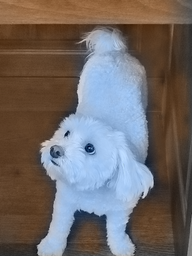
#> input picture images/dog1_interp.png, 192 x 256 px, shrunk from 375 x 500 before the run
$ python gradientshop.py images/dog1_interp.png
#> lines starting #> are read from the running program, lines starting #| are printed output that depends on the picture
DESCRIPTION = '''This is a partial implementation of GradiantShop
https://grail.cs.washington.edu/projects/gradientshop/demos/gs_paper_TOG_2009.pdf
by Kevin You. This implementation is intended to be a lightweight alternative in Python.

Image are assumed to be non-linear sRGB. The following filters are implemented:
1. Non-photorealistic rendering (default): Blurs out detail while preserving edges to achieve artistic effect.
2. Saliency sharpening: Sharpens edges.
3. Sparse interpolation: Takes in guide image and user image with user scribbles applied to guide image.
   Creates a new image with colors from user scribbles and gradients from luminance of guide image.

Constants: Constants include c1, b, c2, sigma, and can be modified in the __main__ body.
In particular, the sigma constant is worth playing around to control the strength of the NPR filter.

Deviations: The most important difference between this implementation and GradientShop is that this
implementation uses a Sobel edge detector instead of one based on second order Gaussian steerable filters.
Another difference is that length estimation via message passing is optional. Good images have been
achieved with none or a lower number of passes. Additionally, sigma is calculated depending on the number of passes.
Finally, for sparse interpolation the target gradients are those of luminance of the guide image.'''

import argparse
import math
import numpy as np
import scipy
import skimage as ski
import datetime

DEBUG = False
MESSAGE = 0

def convolve(ker, image):
    return scipy.signal.convolve2d(image, ker, mode='same', boundary='symm')

def conjugate_gradient(A, b, x_init, epsilon, N):

    x_star = x_init
    r = b - A(x_star)
    d = r
    delta_new = np.sum(np.multiply(r, r))
    n = 0
    while math.sqrt(delta_new) > epsilon and n < N:
        q = A(d)
        eta = delta_new / np.sum(np.multiply(d, q))
        x_star = x_star + eta * d
        r = r - eta * q
        delta_old = delta_new
        delta_new = np.sum(np.multiply(r, r))
        d = r + delta_new / delta_old * d
        n += 1

    if (n < N):
        print("----Used " + str(n) + " iterations")
    else:
        print("----Warning: Used all " + str(n) + " iterations. Residue " + str(math.sqrt(delta_new)) + " remains")

    return x_star

def construct_system(d, g, w, epsilon, N):

    # Matrix operation of A^TA where we are minimizing ||Af-b||
    def ATA(f):

        data_f = np.multiply(w[0], np.multiply(w[0], f))

        shift_left = np.pad(f,((0,0),(0,1)), mode='constant')[:, 1:]
        f_x_int = np.multiply(w[1], shift_left - f)

        shift_right = np.pad(np.multiply(w[1],f_x_int),((0,0),(1,0)), mode='constant')[:, :-1]
        f_x = shift_right - np.multiply(w[1], f_x_int)

        shift_up = np.pad(f,((0,1),(0,0)), mode='constant')[1:, :]
        f_y_int = np.multiply(w[2], shift_up - f)

        shift_down = np.pad(np.multiply(w[2],f_y_int),((1,0),(0,0)), mode='constant')[:-1, :]
        f_y = shift_down - np.multiply(w[2], f_y_int)

        return data_f + f_x + f_y

    # Constructing A^Tb where we are minimizing ||Af-b||
    g_x = np.multiply(w[1], g[0])
    shift_right = np.pad(np.multiply(w[1],g_x),((0,0),(1,0)), mode='constant')[:, :-1]
    b_x = shift_right - np.multiply(w[1], g_x)

    g_y = np.multiply(w[2], g[1])
    shift_down = np.pad(np.multiply(w[2],g_y),((1,0),(0,0)), mode='constant')[:-1, :]
    b_y = shift_down - np.multiply(w[2], g_y)

    ATb = np.multiply(w[0], np.multiply(w[0], d)) + b_x + b_y

    # Solve A^TAx = A^Tb via conjugate gradient method
    return conjugate_gradient(ATA, ATb, d, epsilon, N)


class Filter():

    def d(self):
        return self.d

    def g(self):
        return self.g

    def w(self):
        return self.w

    def ux(self, u):
        shift_left = np.pad(u,((0,0),(0,1)), mode='constant')[:, 1:]
        return shift_left - u

    def uy(self, u):
        shift_up = np.pad(u,((0,1),(0,0)), mode='constant')[1:, :]
        return shift_up - u


    def edge(self, u, R):

        # Local edge
        C2 = convolve(np.array([[1,0,-1],[2,0,-2],[1,0,-1]]), u)
        C3 = convolve(np.array([[1,2,1],[0,0,0],[-1,-2,-1]]), u)

        arg = lambda c : math.atan2(c[0], c[1])
        p_0 = np.apply_along_axis(arg, 0, np.stack([C2, C3]))
        p_m = np.sqrt(C2 ** 2 + C3 ** 2)

        # Edge normalization
        kernel = np.ones((2*R+1,2*R+1))
        p_sum = scipy.signal.convolve2d(p_m, kernel, mode="same", boundary='symm')
        p_sq_sum = scipy.signal.convolve2d(p_m ** 2, kernel, mode="same", boundary='symm')
        p_num = scipy.signal.convolve2d(np.ones(p_m.shape), kernel, mode="same", boundary='symm')

        mu_w = np.divide(p_sum, p_num)
        sigma_w = np.sqrt(np.divide(p_sq_sum - np.divide(p_sum ** 2, p_num), p_num) + 0.00001)
        p_hat = np.divide(p_m - mu_w, sigma_w + 0.00001)

        if DEBUG:
            ski.io.imsave("c2.png", np.clip(255*np.abs(C2)/np.max(np.abs(C2)), 0, 255).astype(np.uint8))
            ski.io.imsave("c3.png", np.clip(255*np.abs(C3)/np.max(np.abs(C3)), 0, 255).astype(np.uint8))
            ski.io.imsave("phat.png", np.clip(255*np.abs(p_hat)/np.max(np.abs(p_hat)), 0, 255).astype(np.uint8))

        # Message passing
        if MESSAGE > 0:
            print("--Begin message passing")
        m0 = np.zeros(u.shape)
        m1 = np.zeros(u.shape)

        # [13 lines left out: function interp, not called in this run]

        for i in range(MESSAGE):
            print("----Message iteration " + str(i))
            m0new = np.zeros(u.shape)
            m1new = np.zeros(u.shape)
            for y in range(u.shape[0]):
                for x in range(u.shape[1]):
                    angle = p_0[y,x]
                    x0 = x + math.sqrt(2)*math.cos(angle)
                    x1 = x - math.sqrt(2)*math.cos(angle)
                    y0 = y + math.sqrt(2)*math.sin(angle)
                    y1 = y - math.sqrt(2)*math.sin(angle)
                    interp(m0, m0new, x, y, x0, y0)
                    interp(m1, m1new, x, y, x1, y1)
            m0 = m0new
            m1 = m1new
        elp = p_hat + m0 + m1
        return [elp * np.average(np.abs(p_hat)) / np.average(np.abs(elp)), p_0]


class Sharpen(Filter):

    # [22 lines left out: function __init__, not called in this run]


class NPR(Filter):

    def __init__(self, u, c1, b, c2, sigma):
        ux = self.ux(u)
        uy = self.uy(u)
        [elp, eo] = self.edge(u, 3)

        n_weight = lambda p : c2 * (1 - math.exp(-1/2 * (p/sigma) ** 2))
        n = np.vectorize(n_weight)(elp)
        cos_sq = (np.vectorize(math.cos)(eo)) ** 2
        sin_sq = (np.vectorize(math.sin)(eo)) ** 2
        gx = np.multiply(ux, np.multiply(sin_sq, n))
        gy = np.multiply(uy, np.multiply(cos_sq, n))

        if DEBUG:
            g = np.sqrt(gx ** 2 + gy ** 2)
            ski.io.imsave("gradient.png", np.clip(255*s/np.max(s), 0, 255).astype(np.uint8))

        w = lambda p : math.pow(abs(p[0] - p[1]) + 1, -b)
        w1 = np.apply_along_axis(w, 0, np.stack([ux, gx]))
        w2 = np.apply_along_axis(w, 0, np.stack([uy, gy]))

        self.d = u
        self.g = np.stack([gx, gy])
        self.w = np.stack([c1 * np.ones((u.shape[0], u.shape[1])), w1, w2])


class Interp(Filter):

    # [22 lines left out: function __init__, not called in this run]


if __name__ == '__main__':

    parser = argparse.ArgumentParser(description=DESCRIPTION,formatter_class=argparse.RawTextHelpFormatter)
    parser.add_argument('image_path', metavar='<image_path>', type=str)
    parser.add_argument('-npr', help='non-photorealistic rendering filter (default)', action='store_true')
    parser.add_argument('-sharpen', help='sharpening filter', action='store_true')
    parser.add_argument('-interp', help='sparse data interpolation filter', metavar='<guide_image>', action='store')
    parser.add_argument('-message', help='number of message passing iterations, default = 0', type=int, action='store')
    parser.add_argument('-downscale', help='downscale image as integer factor, default = 1', type=int, action='store')
    parser.add_argument('-debug', help='output intermediate gradient images', action='store_true')
    args = parser.parse_args()

    DEBUG = args.debug
    MESSAGE = 0 if args.message == None else args.message
    SCALE = 1 if args.downscale == None else args.downscale

    I_color = (ski.io.imread(args.image_path).astype(float) * (1/255))[::SCALE,::SCALE,:3]
    #ski.io.imsave("original.png", (np.clip(I_color, 0, 1) * 255).astype(np.uint8))
    #quit()

    I_result = None
    if args.npr or args.sharpen or not args.interp:
        if args.sharpen:
            image_filter = 'sharpen'
            print("Applying saliency sharpening filter to " + args.image_path)
        else:
            image_filter = 'npr'
            print("Applying non-photorealistic rendering filter to " + args.image_path)

        I_list = []
        for c in range(3):
            print("Color channel " + str(c))
            I = I_color[:,:,c] # Non-linear image

            F = None
            if image_filter == 'npr':
                F = NPR(I, 0.03, 5, 3, 1.8) # c1=0.03, b=5, c2=3, sigma=1.8
            elif image_filter == 'sharpen':
                F = Sharpen(I, 0.05, 5, 1.5) # c1=0.05, b=5, c2=1.5

            print("--Begin solving system") # Solves minimization
            res = construct_system(F.d, F.g, F.w, 0.000001, 2000) # epsilon, N

            I_list.append(res)
#> this loop made 3 passes
#> pass 1, `I = I_color[:,:,c]`:
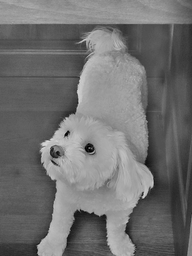
#> I: shape (256, 192) float64; min 0, max 0.859, mean 0.44
#> pass 1, in ux, `shift_left = np.pad(u,((0,0),(0,1)), mode='constant')[:, 1:]`:
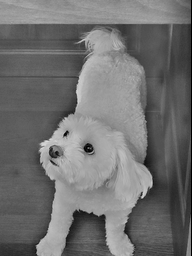
#> shift_left: shape (256, 192) float64; min 0, max 0.859, mean 0.438
#> pass 1, in __init__, `ux = self.ux(u)`:
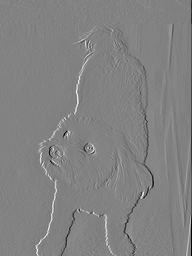
#> ux: shape (256, 192) float64; min -0.537, max 0.51, mean -0.00194; drawn with min black and max white
#> pass 1, in uy, `shift_up = np.pad(u,((0,1),(0,0)), mode='constant')[1:, :]`:
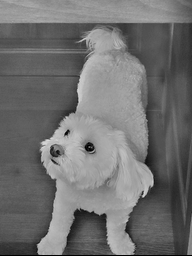
#> shift_up: shape (256, 192) float64; min 0, max 0.859, mean 0.438
#> after the loop:
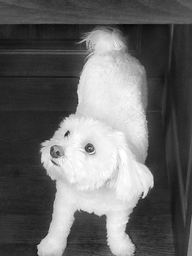
#> F.d: shape (256, 192) float64; min 0.0235, max 1, mean 0.407
#> after the loop, I_list = 3 items
        I_result = np.stack(I_list, axis=-1)
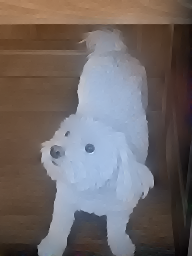
#> I_result: shape (256, 192, 3) float64; mean of channels 0, 1, 2 0.39, 0.362, 0.359; drawn with min black and max white

    else:
        image_filter = 'interp'
        print("Applying sparse interpolation filter to " + args.image_path)

        G_color = (ski.io.imread(args.interp).astype(float) * (1/255))[::SCALE,::SCALE,:3]
        assert(I_color.shape == G_color.shape)

        diff = lambda c : 0 if c[0] and c[1] and c[2] else 1
        Mask = np.apply_along_axis(diff, -1, np.equal(I_color, G_color))
        if DEBUG:
            ski.io.imsave("mask.png", (255 * Mask).astype(np.uint8))

        gamma = lambda c : 12.92 * c if c <= 0.0031308 else 1.055 * math.pow(c, 1/2.4) - 0.055
        gammainv = lambda c : c / 12.92 if c <= 0.0404482 else math.pow((c + 0.055)/1.055, 2.4)
        sRGBtoXYZ = np.array([[0.4124564,0.3575761,0.1804375],[0.2126729,0.7151522,0.0721750],[0.0193339,0.1191920,0.9503041]])
        #XYZtosRGB = np.array([[3.2404542,-1.5371385,-0.4985314],[-0.9692660,1.8760108,0.0415560],[0.0556434,-0.2040259,1.0572252]])
        G_lumi = np.vectorize(gamma)(np.apply_along_axis(sRGBtoXYZ.dot, -1, np.vectorize(gammainv)(G_color))[:,:,1])

        I_list = []
        I_preblend = []
        for c in range(3):
            print("Color channel " + str(c))
            I = I_color[:,:,c] # Non-linear image

            F = Interp(I, G_lumi, Mask, 0.05, 5) # c2 = 0.05, b=5

            print("--Begin solving system") # Solves minimization
            res = construct_system(F.d, F.g, F.w, 0.000001, 5000) # epsilon, N
            I_preblend.append(res)

            print("--Begin blending image")  # Poisson blend the minimized image and the guide image on the scribbled region
            nonzero = lambda z : 0 if z == 0 else 1
            Mask_wide = np.vectorize(nonzero)(convolve(np.ones((7, 7)),Mask))
            def masked_laplace(f):
                return np.multiply(Mask_wide, convolve(np.array([[0,1,0],[1,-4,1],[0,1,0]]), f))
            res_blend = conjugate_gradient(masked_laplace, masked_laplace(G_lumi), res, 0.00000001, 2000)

            I_list.append(res_blend)
        I_result = np.stack(I_list, axis=-1)
        if DEBUG:
            I_preblend_result = np.stack(I_preblend, axis=-1)
            ski.io.imsave("preblend.png", (np.clip(I_preblend_result, 0, 1) * 255).astype(np.uint8))

    [image_path, image_type] = args.image_path.rsplit('.', 1)
    image_name = image_path + "_" + image_filter + "_" + datetime.datetime.now().strftime("%Y%m%d_%H%M%S") + "." + image_type
    ski.io.imsave(image_name, (np.clip(I_result, 0, 1) * 255).astype(np.uint8))
    print("Filtered image saved to " + image_name)

    if DEBUG:
        ski.io.imsave("difference.png", np.clip(255*np.abs(I_result-I_color), 0, 255).astype(np.uint8))

$ run again, on images/dog1_original.png
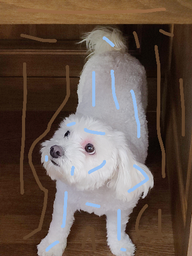
#> input picture images/dog1_original.png, 192 x 256 px, shrunk from 375 x 500 before the run
#> the loop `for c in range(3):` made 3 passes
#> after the loop `for c in range(3):`:
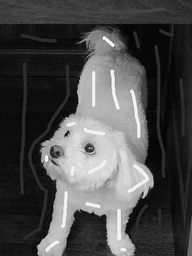
#> F.d: shape (256, 192) float64; min 0, max 0.988, mean 0.295
#> after the loop `for c in range(3):`: I_list = 3 items
#> `ski.io.imsave(image_name, (np.clip(I_result, 0, 1) * 255).astype(np.ui..`:
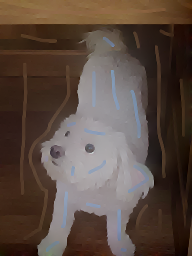
#> saved as dog1_original_npr_20261120_101112.png: shape (256, 192, 3); mean R, G, B 90.6, 74.6, 65.6
